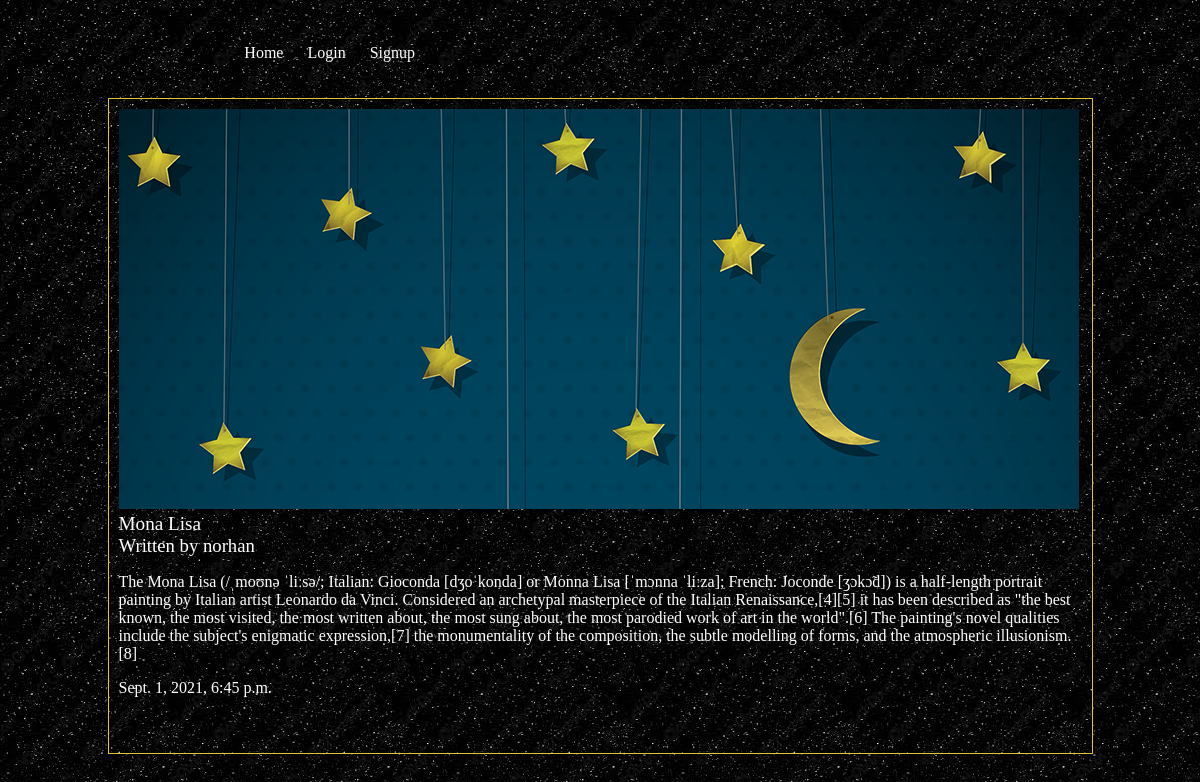
/articles/mona-lisa/, run on the app's committed database.
### articles/models.py (models this page shows, shortened)
class Article(models.Model):
    title=models.CharField(max_length=100)
    slug=models.SlugField()
    body=models.TextField()
    date=models.DateTimeField(auto_now_add=True)
    thumb=models.ImageField(default='default.png',blank=True)
    author = models.ForeignKey(User, default=None, on_delete=models.CASCADE)

### articles/views.py (the view)
# urls.py: url(r'^(?P<slug>[\w-]+)/$', views.article_details, name="detail"),
def article_details(request,slug):
    article= Article.objects.get(slug=slug)
    return render(request,'articles/article_details.html',{'article':article})

### articles/templates/articles/article_details.html
{% extends 'base_layout.html' %}
{% block content %}
<div class="article_detail">
     <div class="article">
       <img src="{{article.thumb.url}}"/>
     <h2>{{article.title}}</h2>
     <h3>Written by {{ article.author.username }}</h3>
       <p>{{article.body}}</p>
       <p>{{article.date}}</p>
     </div>
</div>
{% endblock %}

### assets/styles.css (style rules this page uses)
body { background-color: #0f121f; background-image: url(/static/images.jpg); color: #fff; }
body * { font-family: Ubuntu; }
h1, h2, h3, h4, h5 { font-weight: normal; margin: 0; }
.article { padding: 10px; border: 1px solid #e2c42f; position: relative; padding-bottom: 40px; }
.article h2 { font-size: 1.2em; }

### data on the page
Article: thumb (picture), title "Mona Lisa", author.username "norhan", body "The Mona Lisa (/ˌmoʊnə ˈliːsə/; Italian: Gioconda [dʒoˈkonda] or Monna Lisa [ˈmɔnna ˈliːza]; French: Joconde [ʒɔkɔ̃d]) is a half-length portrait painting by Italian artist Leonardo da Vinci. Considered an archetypal masterpiece of the Italian Renaissance,[4][5] it has been described as \"the best known, the most visited, the most written about, the most sung about, the most parodied work of art in the world\".[6] The painting's novel qualities include the subject's enigmatic expression,[7] the monumentality of the composition, the subtle modelling of forms, and the atmospheric illusionism.[8]", date "Sept. 1, 2021, 6:45 p.m."
